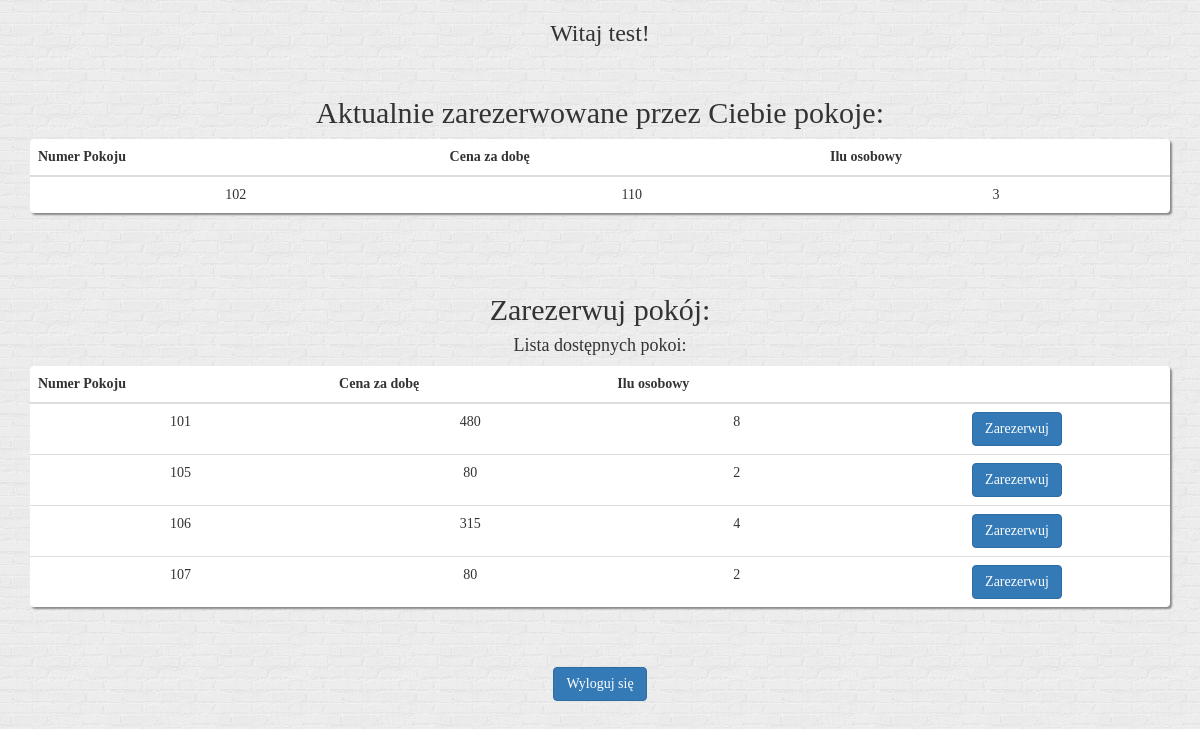
Screenshot of /site/index.php (signed in) with the database file from the repository.
### tables this page shows
CREATE TABLE `rooms` (
  `id` int(11) NOT NULL,
  `number` int(11) NOT NULL,
  `people` int(11) NOT NULL,
  `price` int(11) NOT NULL
);

### site/index.php (the view, shortened to what this page needs)
<?php
require('db.php');
?>
<!DOCTYPE html>
<html>
<head>
<link rel="stylesheet" href="css/styles.css" />
</head>
<body>
	<div class="container">
		<?php
		if ($_SESSION['accountType'] == 'client') {
			echo "<h3>Witaj ".$_SESSION['username']."!</h3>";
			echo "<br>";
			echo "<h2>Aktualnie zarezerwowane przez Ciebie pokoje: </h2>";
			$id = $_SESSION['userId'];
			$isBooked = false;
			$query = "SELECT * FROM `booked` WHERE personid='$id'";
			$result = mysqli_query($con,$query) or die(mysql_error());
			$rows = mysqli_num_rows($result);
			if($rows>0){
				$isBooked = true;
				$roomsId = array();
				$i = 0;
				while($row = mysqli_fetch_assoc($result)) {
					$roomsId[$i] = $row['roomid'];
					$i++;
				}
			$i = 0;
			echo "<table class='table table-hover'>";
			echo "<thead>";
			echo "<tr>";
			echo "<th>Numer Pokoju</th>";
			echo "<th>Cena za dobę</th>";
			echo "<th>Ilu osobowy</th>";
			echo "</tr>";
			echo "</thead>";
			echo "<tbody>";
			}
			else {
				echo "Aktualnie nie wynajmujesz żadnego z pokoi.";
			}
			if ($isBooked) {
				while($i < count($roomsId)) {
					$query = "SELECT * FROM `rooms` WHERE id='$roomsId[$i]'";
					$result = mysqli_query($con,$query) or die(mysql_error());
					$rows = mysqli_num_rows($result);
					if($rows>0){
						while($row = mysqli_fetch_assoc($result)) {
							echo "<tr>";
							echo "<td>".$row['number']."</td>";
							echo "<td>".$row['price']."</td>";
							echo "<td>".$row['people']."</td>";
							echo "</tr>";
						}
					}
					$i++;
				}
				echo "</tbody>";
				echo "</table>";
			}
		echo "<br><br>";
		echo "<h2> Zarezerwuj pokój: </h2>";
		echo "<h4> Lista dostępnych pokoi: </h4>";
			$query = "SELECT * FROM `booked`";
			$result = mysqli_query($con,$query) or die(mysql_error());
			$rows = mysqli_num_rows($result);
			$booked = "";
			if($rows>0){
				while($row = mysqli_fetch_assoc($result)) {
					if ($booked == "")
						$booked = $row['roomid'];
					else
						$booked = $booked.",".$row['roomid'];
				}
			}
			echo "<table class='table table-hover'>";
			echo "<thead>";
			echo "<tr>";
			echo "<th>Numer Pokoju</th>";
			echo "<th>Cena za dobę</th>";
			echo "<th>Ilu osobowy</th>";
			echo "<th></th>";
			echo "</tr>";
			echo "</thead>";
			echo "<tbody>";
			$query = "SELECT * FROM `rooms` WHERE id NOT IN ($booked)";
			$result = mysqli_query($con,$query) or die(mysql_error());
			$rows = mysqli_num_rows($result);
			if($rows>0){
				while($row = mysqli_fetch_assoc($result)) {
					echo "<tr>";
					echo "<td>".$row['number']."</td>";
					echo "<td>".$row['price']."</td>";
					echo "<td>".$row['people']."</td>";
					echo "<td><button onclick='bookRoom(".$row['id'].")' type='button' class='btn btn-primary'>Zarezerwuj</button></td>";
					echo "</tr>";
				}
				echo "</tbody>";
				echo "</table>";
			}
			else {
				echo "Aktualnie nie ma dostępnych wolnych pokoi. Zapraszamy wkrótce!";
			}
		}
		?>
		<br><br>
		<a href="logout.php">
		<button style='margin-bottom: 50px;' type="button" class="btn btn-primary">Wyloguj się</button>
		</a>
	</div>
	<link rel="stylesheet" href="https://maxcdn.bootstrapcdn.com/bootstrap/3.3.7/css/bootstrap.min.css">
</body>
</html>

### site/css/styles.css (style rules this page uses)
body { background-image: url("bg.png"); }
.container { font-family: "Verdana", Geneva, serif; margin-left: auto; margin-right: auto; text-align: center; }
.table { background-color: white; border-radius: 4px; box-shadow: 2px 2px 2px #888888; }

### rows the page displays
rooms: number "102", price "110", people "3"
rooms: number "101", price "480", people "8"
rooms: number "105", price "80", people "2"
rooms: number "106", price "315", people "4"
rooms: number "107", price "80", people "2"

### other values shown
$_SESSION['username'] "test"
